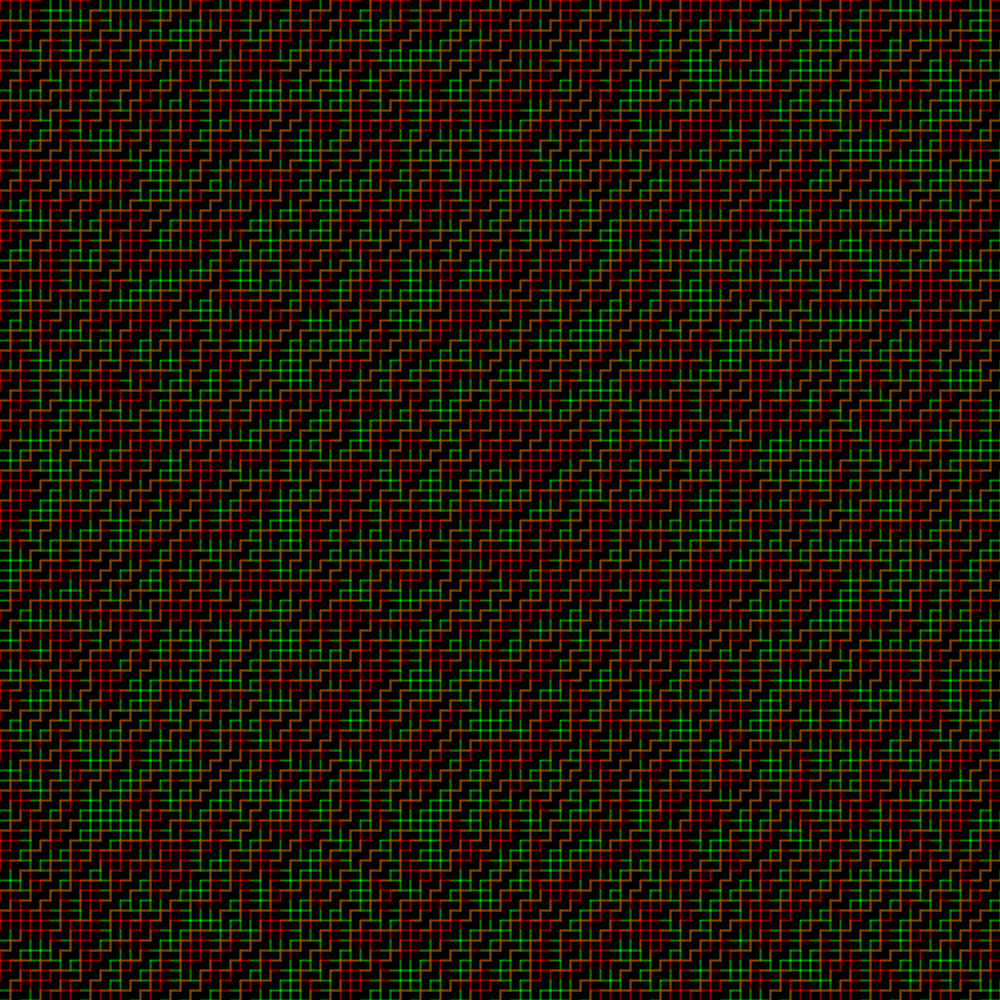
Frame 1 (no input)
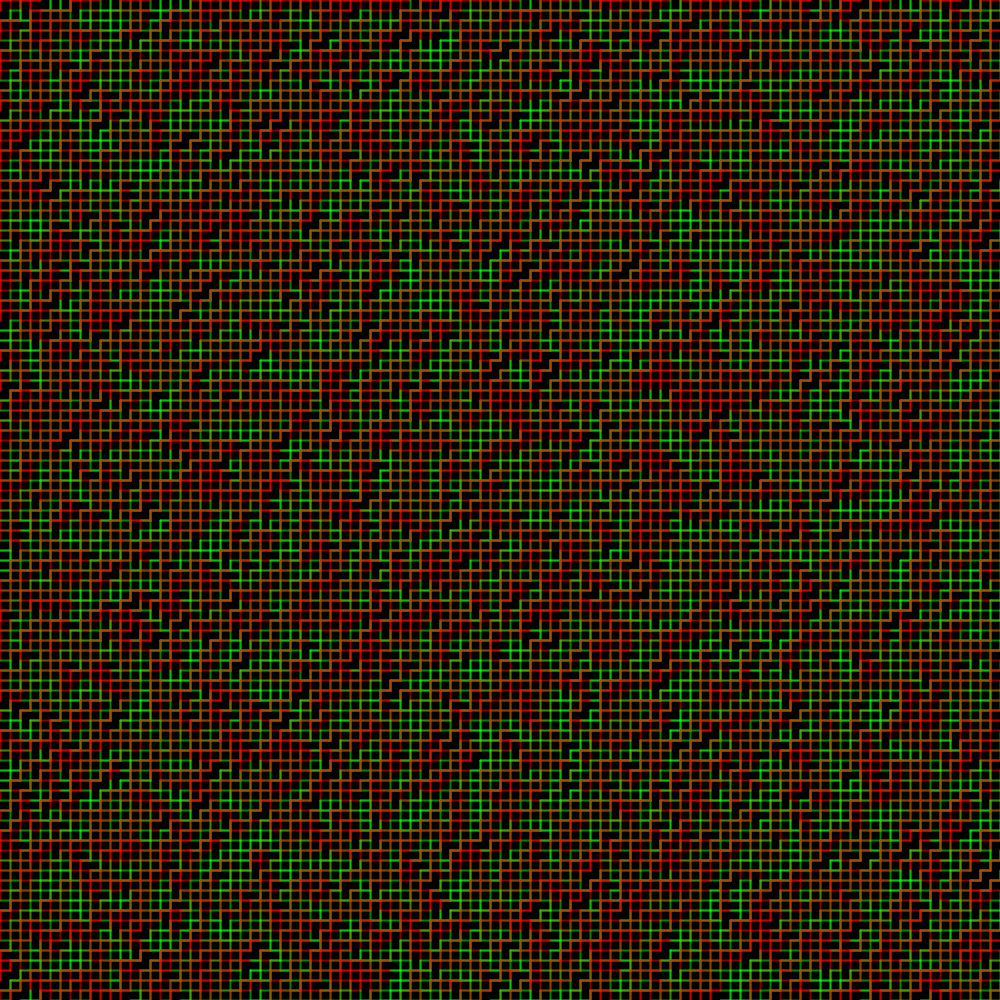
Frame 2 (the mouse pressed at the canvas centre, redrawn once)

The Processing sketch that drew these frames (run headless with seeded random() and noise(); the mouse was pressed at the canvas centre and the sketch redrawn once):

// Processing sketch: Weave04
// ── Weave04.pde
// Daniel Shiffman
// http://codingtra.in
// http://patreon.com/codingtrain

// 10PRINT
// https://www.youtube.com/watch?v=bEyTZ5ZZxZs
int x = 0;
int y = 0;
int spacing  = 10;
//float hs = spacing / 2.5;
int interations = 1;
int alpha = 128;
void setup() {
  size(1000, 1000);
  background(0);
  noLoop();
  strokeCap(ROUND);
  noFill();

}

void draw() {
  
  for (int i = 0; i < interations; i++) {
    for (int y = 0; y < height; y=y+spacing) {
      for (int x = 0; x < width; x=x+spacing) {
        //if (i == 0){ //< (interations/2)) {
        //  //fill(255,0,0,64);
        //  stroke(255,0,0,255); //255/(i+1));          
        //}
        //else
        //{ 
        //  //fill(0,255,0,64);
        //  stroke(0,255,0,128); //255/(i+1));          
        //}
        strokeWeight((spacing/4)*(i+1));
        
        if (Math.random() > 0.5){
         //ellipse (x+hs,y+hs,hs,spacing);// "\"
         //line (x,y,x+spacing,y+spacing);// "\"
         stroke(255,0,0,alpha);          
         line(x,y,x+spacing,y);
         line(x,y,x,y+spacing);
        }
        else {
         //ellipse (x+hs,y+hs,spacing,hs);// "/"
         //line (x,y+spacing , x+spacing,y);// "/"
         stroke(0,255,0,alpha);
         line(x,y+spacing,x+spacing,y+spacing);
         line(x+spacing,y,x+spacing,y+spacing);         
        }
      }
    }
  }
  //delay(500);
  save("weave3.png");
}
